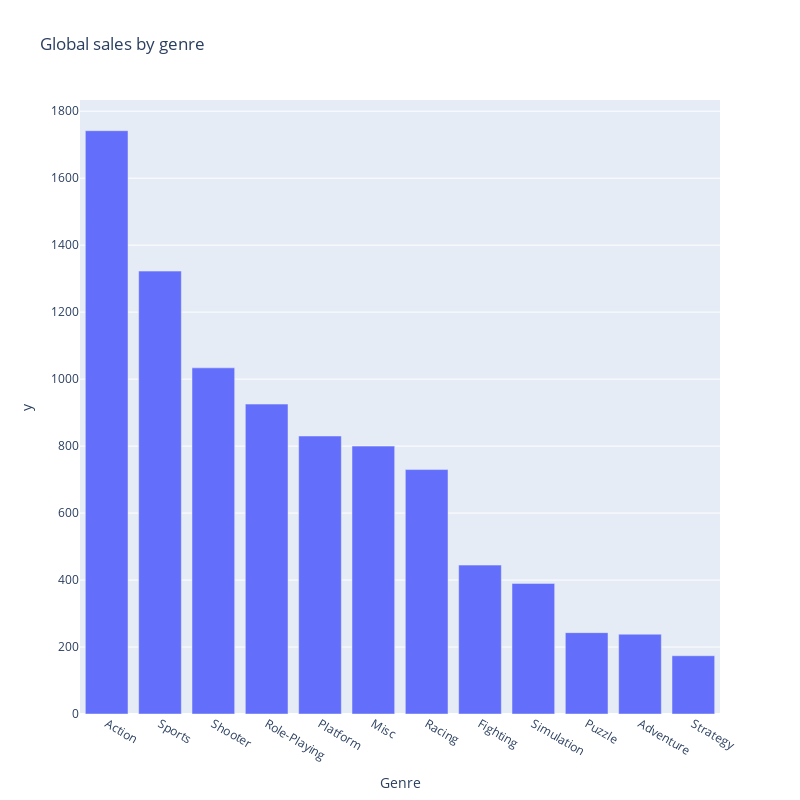

The cell this chart's notebook holds for it:
### Markdown cell above
# Analysis

Now let's go to the analysis part of the project. In the following sections we will analyze
multiple sales of genres, regions and platforms across years.

We will also analyze what kind of games producers produce

## Genre sales analysis

First, let's do a simple analysis of genre sales. We can clearly see that the best selling genre is Action. It is\
followed by Sports and Shooter genres. TOP 3 genres sold 4097.99mln games in total, which accounts for 46% of overall game sales. If\
the publisher aims for high sales, they should definitely focus on these genres, but they also need to keep in mind, that these\
are the most competitive ones which means that to ahieve a success, one need to invest huge amount of money.

Next four best selling genres are rather evenly matched and maybe some closer more thourough investigation is needed\
to find what makes the Role Playing genre more appealing than Platform games.

### Code cell
genre_sales = df_main.groupby(['Genre'])['Global_Sales'].sum().sort_values(ascending=False)
print(genre_sales)
fig = px.bar(genre_sales, x=genre_sales.index, y=genre_sales.values, title='Global sales by genre', width=800, height=800)
fig.show()

### Figure 1 — Plotly figure (JSON) as saved in the notebook; plotly's stock layout.template omitted (floating-point values rounded to 4 significant figures)
{"data": [{"alignmentgroup": "True", "hovertemplate": "Genre=%{x}<br>y=%{y}<extra></extra>", "legendgroup": "", "marker": {"color": "#636efa", "pattern": {"shape": ""}}, "name": "", "offsetgroup": "", "orientation": "v", "showlegend": false, "textposition": "auto", "type": "bar", "x": ["Action", "Sports", "Shooter", "Role-Playing", "Platform", "Misc", "Racing", "Fighting", "Simulation", "Puzzle", "Adventure", "Strategy"], "xaxis": "x", "y": [1742.0, 1323.0, 1034.0, 925.4, 830.2, 800.0, 729.9, 444.6, 390.0, 242.9, 238.3, 173.9], "yaxis": "y"}], "layout": {"barmode": "relative", "height": 800, "legend": {"tracegroupgap": 0}, "title": {"text": "Global sales by genre"}, "width": 800, "xaxis": {"anchor": "y", "domain": [0, 1], "title": {"text": "Genre"}}, "yaxis": {"anchor": "x", "domain": [0, 1], "title": {"text": "y"}}}}
